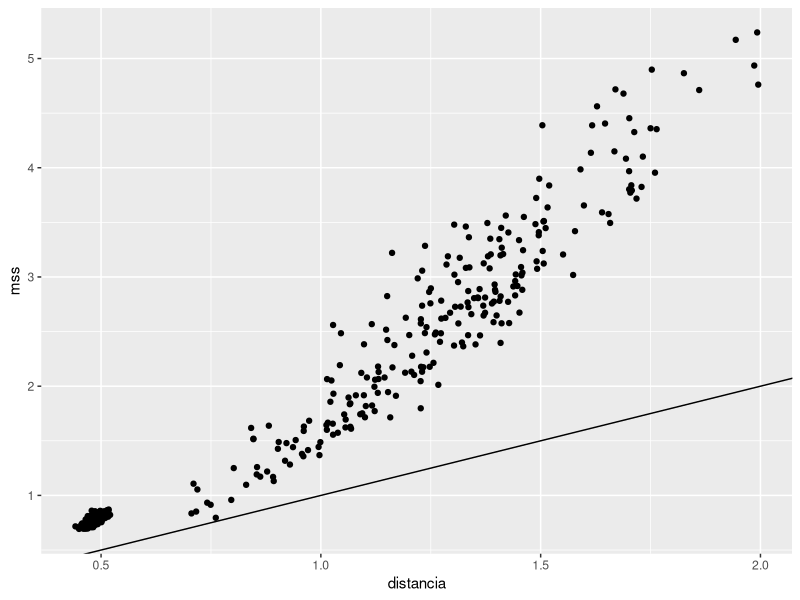

Write R code to recreate this figure. (Note: this script raises an error after producing the figure.)
## ---- chunk 1
knitr::opts_chunk$set(echo = TRUE)
library(ggplot2)
## ---- chunk 2
v <- read.csv("data_frames/Copia de veneno.csv")
s <- read.csv("data_frames/Copia de sustancias_diversas.csv")
## ---- chunk 3
s[,2:11] <- scale(s[,2:11])
v[,2:11] <- scale(s[,2:11])
## ---- chunk 4
media <- colMeans(s[,2:11])
varianza <- apply(s[,2:11], 2, sd)
print(paste("media = ", media, "; varianza = ", varianza))
## ---- chunk 5
s$distancia <- rep(0, nrow(s))
get_dist <- function(sustancia, veneno){
  s <- sustancia
  temp <- rep(0, 10)
  for(i in 2:11){
    temp[i] <- mean(abs(s[1, i] - veneno[1, i]))
  }
  mean(temp)
}
for(i in 1:nrow(s)){
  s[i, "distancia"] <- get_dist(s[i, ], v)
}
## ---- chunk 6
s$mss <- rep(0, nrow(s))
get_mss <- function(sustancia, veneno){
  s <- sustancia
  temp <- rep(0, 10)
  for(i in 2:11){
    temp[i] <- mean((s[1, i] - veneno[1, i])^2)
  }
  mean(temp)
}
for(i in 1:nrow(s)){
  s[i, "mss"] <- get_mss(s[i, ], v)
}
## ---- chunk 7
ggplot(s, aes(distancia, mss)) + geom_point() + 
  geom_abline(slope = 1) 
## ---- chunk 8
sustancias_d <- head(s[ order(s$distancia), "X"], 69) 
sustancias_mss <- head(s[ order(s$mss), "X"], 69)
sum(sustancias_mss %in% sustancias_d)
sum(sustancias_d %in% sustancias_mss)
## ---- chunk 9
sustancias_peligrosas <- sustancias_d[sustancias_d %in% sustancias_mss]
s <- read.csv("data_frames/Copia de sustancias_diversas.csv")
urgente_orden_de_cierre <-  s[s$X %in% sustancias_peligrosas , 1:11]
write.csv(urgente_orden_de_cierre, "results/urgente_orden_de_cierre.csv", row.names = FALSE)
